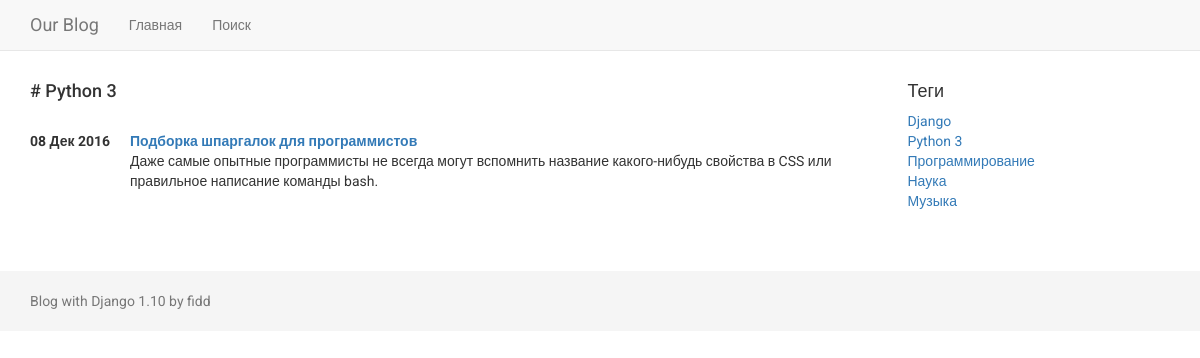
The page /tag/python3/ on the database its author committed.
### blog/models.py (models this page shows, shortened)
class Tag(models.Model):
    class Meta:
        verbose_name = u'Тег'
        verbose_name_plural = u'Теги'
    title = models.CharField(verbose_name=u"Название тега", max_length=200, unique=True)
    slug = models.SlugField(verbose_name=u"URL", max_length=200, unique=True)
    user = models.ForeignKey(User, on_delete=models.CASCADE, verbose_name=u'Пользователь')
    description = models.CharField(verbose_name=u"Description", max_length=200, blank=True)
    keywords = models.CharField(verbose_name=u"Keywords", max_length=200, blank=True)
    def get_absolute_url(self):
        return reverse('tag-detail', args=(self.slug,))

class Post(models.Model):
    class Meta:
        verbose_name = u'Пост'
        verbose_name_plural = u'Посты'
    title_page = models.CharField(
        verbose_name=u"Заголовок страницы (Title)",
        max_length=200,
        blank=True,
    )
    title_post = models.CharField(
        verbose_name=u"Заголовок статьи (h1)",
        max_length=200,
        unique=True,
    )
    draft = models.BooleanField(verbose_name=u"Опубликовано", default=True)
    preview = RichTextUploadingField(verbose_name=u"Превью")
    text = RichTextUploadingField(verbose_name=u"Полная статья")
    posted = models.DateField(
        verbose_name=u"Дата публикации",
        auto_now=False,
        auto_now_add=False,
    )
    tags = models.ManyToManyField(Tag, verbose_name=u"Теги")
    user = models.ForeignKey(User, on_delete=models.CASCADE, verbose_name=u'Пользователь')
    description = models.CharField(verbose_name=u"Description", max_length=200, blank=True)
    keywords = models.CharField(verbose_name=u"Keywords", max_length=200, blank=True)
    objects = models.Manager()
    status = StatusManager()

### blog/views.py (the view)
# urls.py: url(r'^tag/(?P<slug>[-\w]+)/$', views.TagDetail.as_view(), name='tag-detail'),
class TagDetail(generic.DetailView):
    model = Tag
    template_name = 'blog/tag_detail.html'
    context_object_name = 'tag'
    def get_context_data(self, **kwargs):
        context = super(TagDetail, self).get_context_data(**kwargs)
        context['today'] = timezone.now().date()
        context['posts'] = Post.status.active().filter(tags=self.object).order_by('-posted')
        if self.request.user.is_staff or self.request.user.is_superuser:
            context['posts'] = Post.objects.all().filter(tags=self.object).order_by('-posted')
        return context

### blog/models.py (called while the page is built)
    def active(self, *args, **kwargs):
        return super(StatusManager, self).filter(draft=True).filter(posted__lte=timezone.now())

### blog/templatetags/template_tags.py (called while the page is built)
@register.inclusion_tag('blog/templatetags/tags.html', takes_context=True)
def tag_list(context):
    return {'tags': Tag.objects.all()}

### templates/blog/tag_detail.html (shortened to what this page needs)
{% extends 'blog/base.html' %}
{% block content %}
    <h4 style="margin-bottom: 30px;"># {{ tag.title }}</h4>
    {% if posts %}
        {% for post in posts%}
            <dl class="dl-horizontal">
                <dt>{{ post.posted|date:"d M Y" }}</dt>
                <dd>
                    <strong><a href="{% url 'post-detail' post.id %}">{{ post.title_post }}</a></strong>
                </dd>
                <dd>{{ post.preview|safe }}</dd>
            </dl>
        {% endfor %}
    {% else %}
        <p>Материалов нет.</p>
    {% endif %}
{% endblock %}

### templates/blog/templatetags/tags.html
{% if tags %}
    <h4>Теги</h4>
    <ul class="list-unstyled">
        {% for tag in tags %}
            <li><a href="{{ tag.get_absolute_url }}">{{ tag.title }}</a></li>
        {% endfor %}
    </ul>
{% endif %}

### static/css/style.css (style rules this page uses)
body { font-family: 'Roboto', sans-serif; }
@media (min-width: 768px) { .dl-horizontal dt { float: left; width: auto; overflow: hidden; clear: left; text-align: right; text-overflow: ellipsis; white-space: nowrap; } }
@media (min-width: 768px) { .dl-horizontal dd { margin-left: 100px; } }

### rows shown on the page
Tag: title "Python 3"
Post: posted "08 Дек 2016", title_post "Подборка шпаргалок для программистов", preview "Даже самые опытные программисты не всегда могут вспомнить название какого-нибудь свойства в CSS или правильное написание команды bash."
Tag: title "Django"
Tag: title "Программирование"
Tag: title "Наука"
Tag: title "Музыка"
